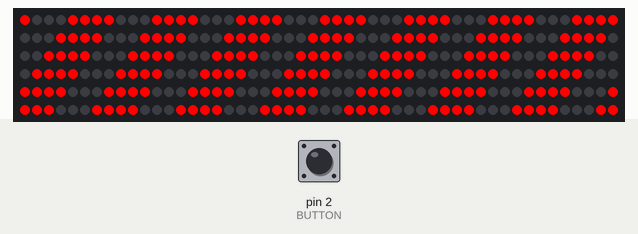
This sketch was run on a simulated Arduino Nano Every. Shown: 300 RGB LEDs in strip order, left to right, continuing on the next row. The test bench sets the inputs (shaded band); at power-on: pin 2 (BUTTON) HIGH.

Above: at 1.2 s.
1.3 s: pin 2 (BUTTON) pulled LOW for 0.15 s
At 1.8 s:
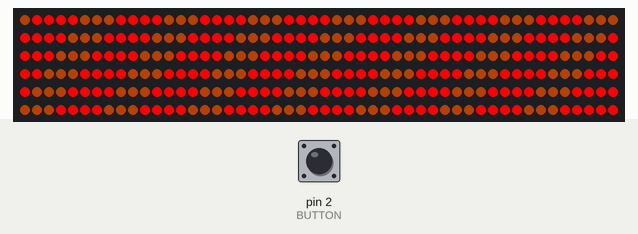
2.0 s: pin 2 (BUTTON) pulled LOW for 1 s
4.5 s: pin 2 (BUTTON) pulled LOW for 0.15 s
5.2 s: pin 2 (BUTTON) pulled LOW for 3.2 s
At 5.76 s:
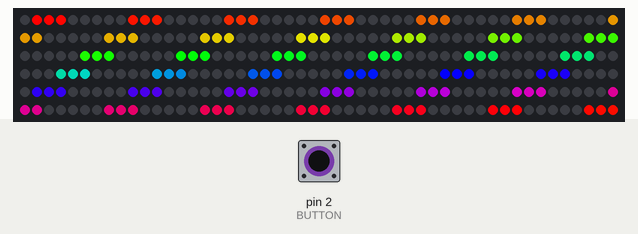
At 8.71 s:
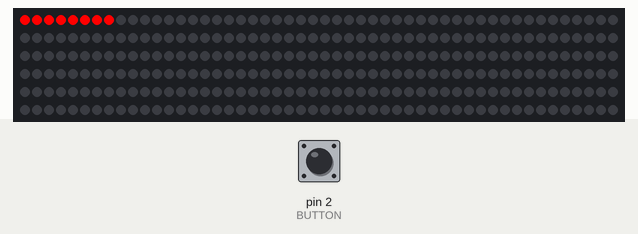
9.0 s: pin 2 (BUTTON) pulled LOW for 0.15 s
9.7 s: pin 2 (BUTTON) pulled LOW for 0.15 s
At 15.5 s:
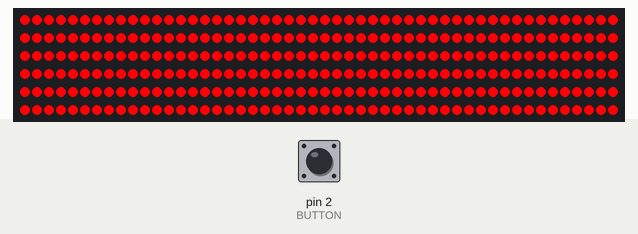

The sketch:

LED-Methods.ino
```cpp
//****HARDWARE LAYOUT****//
/*
Arduino Nano Every
Interrupt button connected to ground and Digital Pin 2 (no other connections, just two wires)
WS2812B LED Strip (300 LEDs) wired to 5V and ground (different ground than button) with Data Wire connected to Digital Pin 3
100 µF capacitor placed between LED ground and 5V pins to smooth out power supply
*/


#include <FastLED.h>
#include <EEPROM.h>

#define NUM_LEDS 300

#define DATA_PIN 3

#define BUTTON 2

// Define the array of leds
CRGB leds[NUM_LEDS];


int volatile selected;
bool volatile end = false;

//Ant Variables - ag and b are function specific - passed as params - k is global and used by methods and kflip and kreset so it needs to be global, starts at 0
int k = 0; // Turns every nth LED off
// int g = 6; // Size of colored section
// int b = 3; // Size of other colored sections - eats into g size; set b = 0 to have g = g; otherwise g will appear as g - b; adjust g accordingly (desired g of 7 andb of 2 means g should be 9)
// b is also used to flip k so as to make it set what was previously the first color to the other in cautionJump


// Blast Variables
int blastColor[] = {
  15, 255, 255
};

// Solid Rainbow Variables
int count = 0;

int delayMS = 50;
int sat = 255;  int val = 255; // set default saturation and value (brightness)

void setup() {
  Serial.begin(9600);
  FastLED.addLeds<NEOPIXEL, DATA_PIN>(leds, NUM_LEDS);  // GRB ordering is assumed
  FastLED.clearData();
  pinMode(BUTTON, INPUT_PULLUP);
  attachInterrupt (digitalPinToInterrupt (BUTTON), changeEffect, RISING); // pressed

  selected = 0;
  // EEPROM.get(0,selected);

}

void loop() {
  // Serial.println(selected);
  end = false;
  if(selected>7) {
    selected=0;
    // EEPROM.put(0,selected);
  }
  switch (selected) {
    case 0:
      runAnt(7, 3, 35);
      break;
    case 1:
      cautionAnt(7, 3, 35);
      break;
    case 2:
      cautionJump(14, 7, 500);
      break;
    case 3:
      rainbowAnt(8, 5, 20);
      break;
    case 4:
      rainbowShotExplosion(10, 0, 1, 20, true, true);
      break;
    case 5:
      sizeableBounceableShot(1, 5, true);
      break;
    case 6:
      runSolidRainbow(10, true, false, true);
      break;
    case 7:
      setSolid(15, sat, 100);
      break;
  }
}

void changeEffect() {
  if (digitalRead (BUTTON) == HIGH) {
    selected++;
    end = true;
    FastLED.clearData();

    // EEPROM.put(0, selected);
    // asm volatile ("  jmp 0");
  }
}


void runAnt(int g, int b, int delayMS){

  for (int i = 0; i < NUM_LEDS; i++) {
    if((i - k)% g ==0) {
      for (int j = 0; j < b; j++){
        if (i - j >= 0){
          leds[i - j] = CRGB::Black;
        }
      }
    }
    else{leds[i] = CHSV(0, sat, val);}

  }
  FastLED.show();
  delay(delayMS);
  kReset(g);


}
void cautionAnt(int g, int b, int delayMS){

  for (int i = 0; i < NUM_LEDS; i++) {
    if((i - k)% g ==0) {
      for (int j = 0; j < b; j++){ // set all the LEDs behind i but before b
        if (i - j >= 0){ // make sure we arent trying to set an LED that isnt on the strip
          leds[i - j].setHSV(25, sat, 150);
        }
      }
    }
    else{leds[i] = CHSV(0, sat, val);}
  }
  FastLED.show();
  delay(delayMS);
  kReset(g);
}
void cautionJump(int g, int b, int delayMS){

  for (int i = 0; i < NUM_LEDS; i++) {
    if((i - k)% g == 0) {
      for (int j = 0; j < b; j++){ // set all the LEDs behind i but before b
        if (i - j >= 0){ // make sure we arent trying to set an LED that isnt on the strip
          leds[i - j].setHSV(25, sat, 150);
        }
      }
    }
    else{leds[i] = CHSV(0, 255, 255);}
  }
  FastLED.show();
  delay(delayMS);

  kFlip(b);

}
void rainbowAnt(int g, int b, int delayMS){

  int hue = 0;
  for (int i = 0; i < NUM_LEDS; i++) { // loop through strand
      if((i - k)% g ==0) { // set the blank spaces
          for (int j = 0; j < b; j++){
            if (i - j >= 0){
              leds[i - j] = CRGB::Black;
            }
          }
      }
      else{leds[i] = CHSV(hue++, sat, val);} // set the colored spaces incrementing hue with each LED

  }
  FastLED.show();
  delay(delayMS);
  kReset(g);
}
void rainbowShotExplosion(int delayMS, int delayBlastMS, int delayBlackMS, int l, bool blast, bool useCustomColor){
  //Send a shot down the strip - one pixel changing hue
  int hue = -1;
  for (int i = 0; i < NUM_LEDS; i++){
    if (end) {break;}
    hue++;
    leds[i].setHSV(hue, sat, val);
    // l doing the length

    if (i == 0){ // for the first LED we must turn on all the ones in the shot ahead of it - soft bounce
      for (int j = i ; j <= l; j++){ // turn them on
        leds[j].setHSV(hue, sat, val); // fills in from i to l
        FastLED.show();
        delay(delayMS);
      }
    }
    else if (i + l < NUM_LEDS){ // else prevents one lone LED on during filling up to l
      leds[i + l].setHSV(hue, sat, val); // set LED l ahead of i for ever value of i but 0 so that we dont get a random LED on at the start
    }

    FastLED.show();
    leds[i] = CRGB::Black;
    delay(delayMS);
  }
  hue = -1;

  //Set whole strip to rainbow and then show it at one time together - explode or show progressivly (depends on blast t/f)
  for (int i = NUM_LEDS - 1; i >= 0; i--){
    if (end){break;}
    if (useCustomColor){ // uses predetermined color or rainbow if chosen
      leds[i].setHSV(blastColor[0], blastColor[1], blastColor[2]);
    }
    else {
      hue++;
      leds[i].setHSV(hue, sat, val); //THIS FUCkiNG LiNE kEePs ChANgiNg selEctED TO NoT 4 - fixed it (i was 300 which is not a valid LED number)
    }
    if (not blast){FastLED.show(); delay(delayBlastMS);}
  }
  if (blast){FastLED.show();}


  //Send a shot of black down the strip to turn off the explosion in preparation for the next shot
  for (int i = 0; i < NUM_LEDS; i++){
    if (end) {break;}
    hue++;

    leds[i] = CRGB::Black;
    FastLED.show();
    delay(delayBlackMS);
  }

}
void sizeableBounceableShot(int delayMS, int l, bool bounce){

  int hue = -1;
  for (int i = 0; i < NUM_LEDS ; i++){ // NUM_LEDS - l cause it makes the bounce work with  l > 5; removed -l cause we need to make i reach the last led to turn it all off progressivly - makes it flow
    if (end) {break;}
    hue++;
    leds[i].setHSV(hue, sat, val);
    // l doing the length

    if (i == 0){ // for the first LED we must turn on all the ones in the shot ahead of it - soft bounce
      for (int j = i ; j <= l; j++){ // turn them on
        leds[j].setHSV(hue, sat, val); // fills in from i to l
        FastLED.show();
        delay(delayMS);
      }
    }
    else if (i + l < NUM_LEDS){ // else prevents one lone LED on during filling up to l
      leds[i + l].setHSV(hue, sat, val); // set LED l ahead of i for ever value of i but 0 so that we dont get a random LED on at the start
    }

    FastLED.show();
    leds[i] = CRGB::Black;
    delay(delayMS);
  }

  if (bounce){
    for (int i = NUM_LEDS - 1; i >= 0; i--){ // just reversing most stuff
      if (end) {break;}
      hue--;
      leds[i].setHSV(hue, sat, val);
      // l doing the length but backwards ig; gets funky whack logic, weird bugs but theyre gone now i think

      if (i == NUM_LEDS - 1){ // doing same as previous section just backwards - soft bounce
        for (int j = i; j >= NUM_LEDS - l; j--){
          leds[j].setHSV(hue, sat, val);
          FastLED.show();
        }
      }
      else if (i - l >= 0){ // make sure to not set below 0
        leds[i - l].setHSV(hue, sat, val);
      }

      FastLED.show();
      leds[i] = CRGB::Black;
      delay(delayMS);
    }
  }
}
void runSolidRainbow(int delayMS, bool fill, bool rainbowFill, bool preventJump){

  if (fill && rainbowFill){
    if (count == 0){ // fills strip with a progressive rainbow
      int hue = -1;
      for (int i = 0; i < NUM_LEDS; i++){
        if (end) {break;}
        leds[i].setHSV(hue++, sat, val);
        FastLED.show();
      }
    }
    delay(delayMS);
  }


  // now set the whole strip one color iterating through hues
  for (int h = 0; h < 255; h++){
    for (int i = 0; i < NUM_LEDS; i++){
      if (end) {break;}
      leds[i].setHSV(h, sat, val);
      if (fill && rainbowFill && preventJump || fill && not rainbowFill ){
        if (count == 0){ // shows the strip filling with hue zero to remove a weird jaring jump
          FastLED.show();
        }
      }

    }
    count++;
    FastLED.show();
  }
}
void setSolid(int H, int S, int V){

  for (int i =0 ; i < NUM_LEDS; i++){
    leds[i].setHSV(H, S, V);
  }
  FastLED.show();
}

void kReset(int g){
  if (k == g){
    k = 0;
  }
  else {
    k++;
  }
}
void kFlip(int b){

  if (k == b){
    k = 0;
  }
  else {
    k = b;
  }
}
```

Measured:
- after the input at 1.3 s, the LEDs: first differ from a run without the input after 0.16 s (image 1 shows a later state)
- after the input at 5.2 s, the LEDs: first differ from a run without the input after 3.4 s (image 3)
